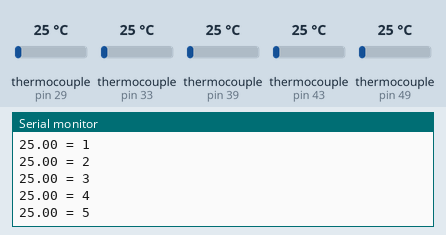
Recording of a sketch running on a simulated Arduino Uno, built with avr-gcc and run on an emulated ATmega328P. Parts: the last lines printed to the serial monitor. Inputs (shaded band) come from the test bench; at power-on: thermocouple (sensors on pin 29, pin 33, pin 39, pin 43, pin 49) 25 °C.

Above: at 1.7 s.
1.8 s: thermocouple (sensor on pin 29) set to 6 °C
3.3 s: thermocouple (sensor on pin 33) set to 6 °C
4.8 s: thermocouple (sensor on pin 39) set to 6 °C
At 5.5 s:
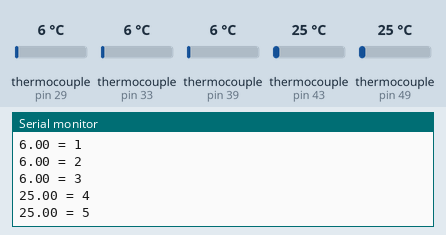
6.3 s: thermocouple (sensor on pin 43) set to 6 °C
At 7.0 s:
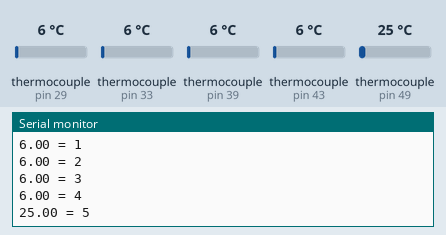
7.8 s: thermocouple (sensor on pin 49) set to 6 °C
At 8.5 s:
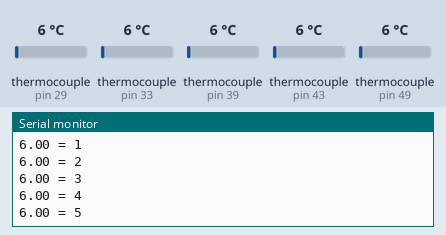
9.3 s: thermocouple (sensor on pin 29) set to 75 °C
Timing chart, 0 to 11.8 s (numbered marks = the images above; inputs shaded):
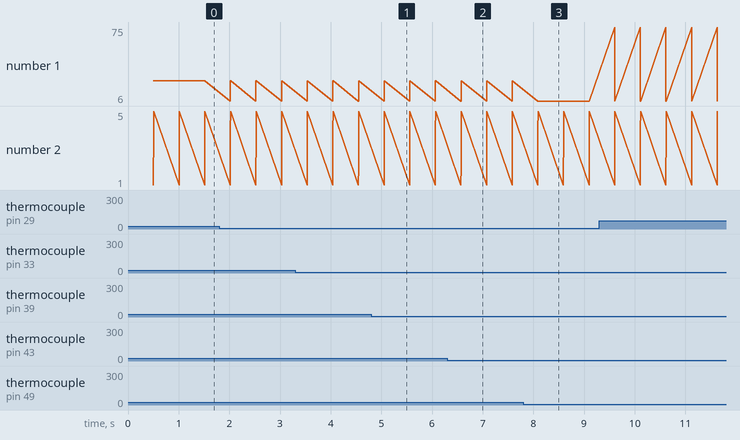

Measured:
- after the input at 4.8 s, the serial monitor: prints a new line after 0.26 s (image 1)
- after the input at 6.3 s, the serial monitor: prints a new line after 0.27 s (image 2)
- after the input at 7.8 s, the serial monitor: prints a new line after 0.29 s (image 3)

The sketch:

max6675withmega.ino
```cpp
#include <max6675.h>

// #include "max6675.h"

// DO & CLK PINS for Arduino UNO are 12 & 13 (see pin-out-map for other PLC models)
int thermoDO1 = 35;      // Pin 35
int thermoCLK1 = 31;     // Pin 31

int thermoDO2 = 45;      // Pin 45
int thermoCLK2 = 41;     // Pin 41

int thermoDO3 = 47;      // Pin 57
int thermoCLK3 = 51;     // Pin 51

//Thermocouple 1        // Setup Thermocouple
int thermoCS1 = 29;     // Pin 35
MAX6675 thermocouple1(thermoCLK1, thermoCS1, thermoDO1);  // Equation called from max6675.h

//Thermocouple 2        // Setup Thermocouple
int thermoCS2 = 33;      // Pin 37
MAX6675 thermocouple2(thermoCLK1, thermoCS2, thermoDO1);  // Equation called from max6675.h

//Thermocouple 3        // Setup Thermocouple
int thermoCS3 = 39;     // Pin 39
MAX6675 thermocouple3(thermoCLK2, thermoCS3, thermoDO2);  // Equation called from max6675.h

//Thermocouple 4        // Setup Thermocouple
int thermoCS4 = 43;      // Pin 41
MAX6675 thermocouple4(thermoCLK2, thermoCS4, thermoDO2);  // Equation called from max6675.h

//Thermocouple 5        // Setup Thermocouple
int thermoCS5 = 49;     // Pin 43
MAX6675 thermocouple5(thermoCLK3, thermoCS5, thermoDO3);  // Equation called from max6675.h


void setup() {
  Serial.begin(115200);
  // use Arduino pins

  // //Thermocouple 1 (Pull Voltage up to 5 Volts)
  // pinMode(thermoCS1, OUTPUT); digitalWrite(thermoCS1, HIGH);

  // //Thermocouple 2 (Pull Voltage up to 5 Volts)
  // pinMode(thermoCS2, OUTPUT); digitalWrite(thermoCS2, HIGH);

  // //Thermocouple 3 (Pull Voltage up to 5 Volts)
  // pinMode(thermoCS3, OUTPUT); digitalWrite(thermoCS3, HIGH);

  // //Thermocouple 4 (Pull Voltage up to 5 Volts)
  // pinMode(thermoCS4, OUTPUT); digitalWrite(thermoCS4, HIGH);

  // //Thermocouple 5 (Pull Voltage up to 5 Volts)
  // pinMode(thermoCS5, OUTPUT); digitalWrite(thermoCS5, HIGH);

//  pinMode(thermoCS6, OUTPUT); digitalWrite(thermoCS6, HIGH);

  Serial.println("MAX6675 test");
  // wait for MAX chip to stabilize
  delay(500);
}

void loop() {
  // basic readout test, just print the current temp

  // Thermocouple 1    Readout
  Serial.println(" new temp");
  Serial.print(thermocouple1.readCelsius());     Serial.println(" = 1  ");  //brush
  Serial.print(thermocouple2.readCelsius());     Serial.println(" = 2  ");  //bearing
  Serial.print(thermocouple3.readCelsius());     Serial.println(" = 3  ");  //magnet
  Serial.print(thermocouple4.readCelsius());     Serial.println(" = 4  ");  //body
  Serial.print(thermocouple5.readCelsius());     Serial.println(" = 5  ");  //ambient
  Serial.println();
//  Serial.print(thermocouple6.readCelsius());     Serial.println(" = 6  "); Serial.println();


  delay(500);
}
```
